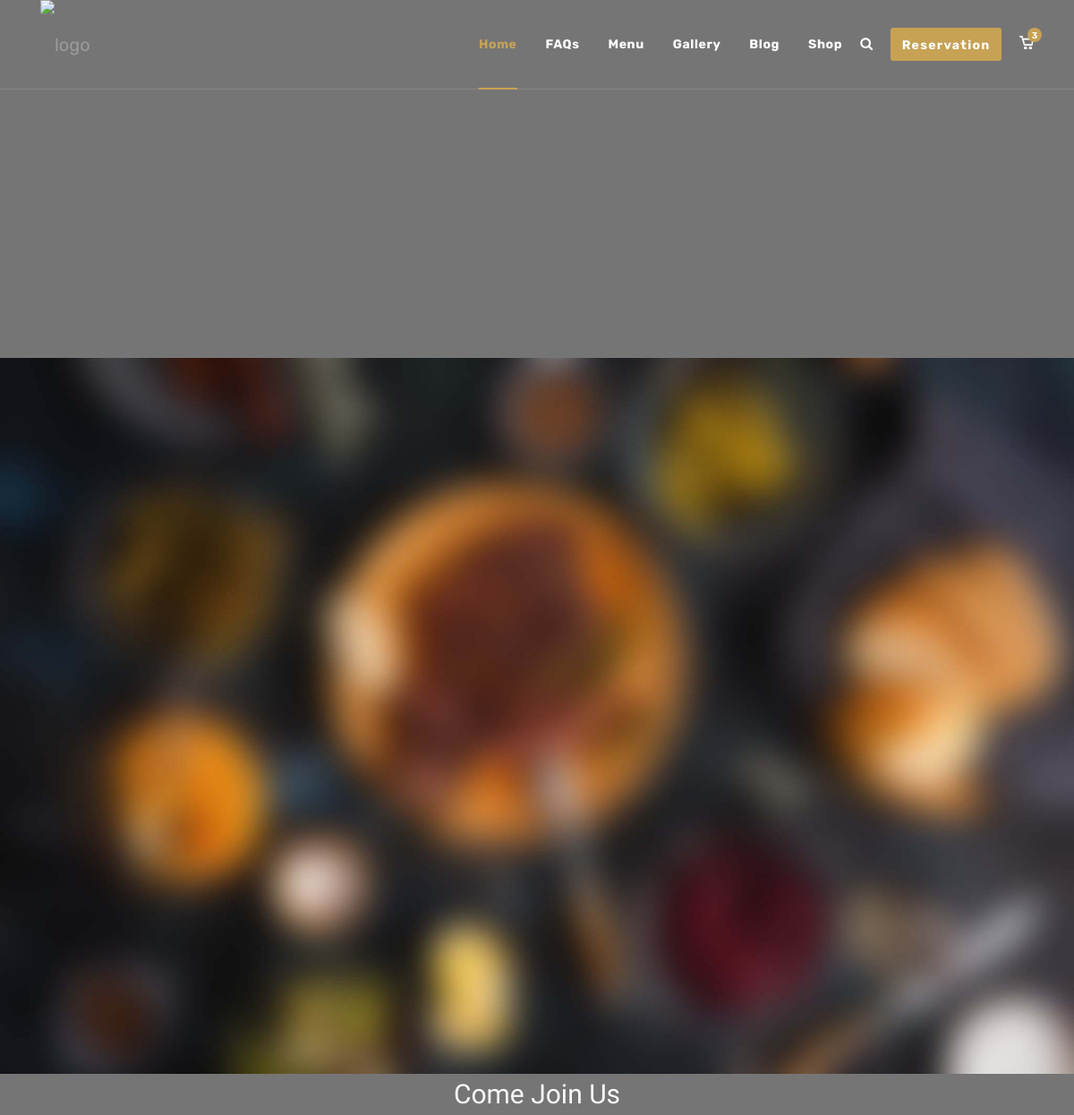
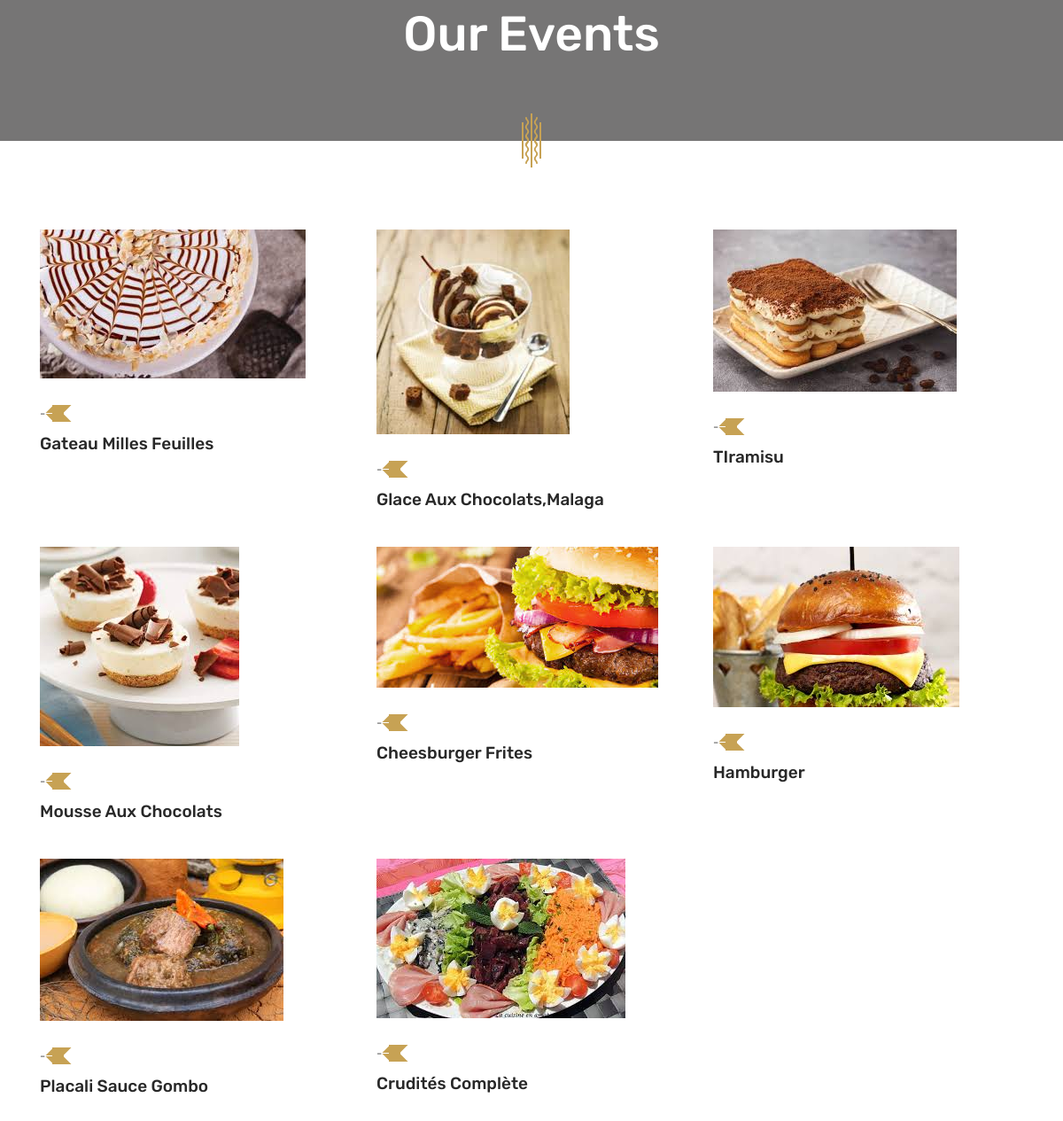
/event, run on the app's committed database (2 pictures, top to bottom).
### restaurant/models.py (models this page shows, shortened)
class Menu(models.Model):
    categorie = models.ForeignKey(Categorie, on_delete=models.CASCADE, related_name='menus')
    titre = models.CharField(max_length=255, unique=True)
    cover = models.ImageField('restaurant/menu')
    ingredients = models.ManyToManyField(Ingredient, related_name='menus')
    isrecommended = models.BooleanField(default=False)
    prix = models.FloatField()
    status = models.BooleanField(default=True)
    date_add = models.DateTimeField(auto_now_add=True)
    date_update = models.DateTimeField(auto_now=True)
    class Meta:
        verbose_name = "Menu"
        verbose_name_plural = "Menus"

### restaurant/views.py (the view)
# urls.py: path('event', views.event, name='event'),
def event(request: HttpRequest) -> HttpResponse:
    data = {
        'events': models.Menu.objects.filter(status=True).order_by('-date_add')[:8],
    }
    return render(request, 'pages/events.html', data)

### templates/pages/events.html (shortened to what this page needs)
{% extends 'bases/base.html' %}
{% load static %}
{% block content %}
    <section id="page-title" class="page-title page-title-layout1 text-center bg-overlay bg-overlay-2 bg-parallax">
      <div class="bg-img"><img src="{% static 'images/backgrounds/11.jpg' %}" alt="background"></div>
      <div class="container">
        <div class="row">
          <div class="col-sm-12 col-md-12 col-lg-12">
            <span class="pagetitle__subheading">Come Join Us</span>
            <h1 class="pagetitle__heading">Our Events</h1>
          </div>
        </div>
      </div>
    </section>
    <section id="events" class="events pb-60">
      <div class="container">
        <div class="row">
          {% for evt in events %}
          <div class="col-sm-12 col-md-6 col-lg-4">
            <div class="post-item">
              <div class="post__img">
                <a href="{% url 'restaurant:event' event.titre_slug %}">
                  <img src="{{evt.cover.url}}" alt="post image">
                </a>
              </div>
              <div class="post__content">
                <div class="post__meta">
                  <span class="post__meta-date">{{evt.titre_deb}} - {{evt.titre_fin}}</span>
                  <div class="post__meta-tag"><span>{{evt.ticket}}</span></div>
                </div>
                <h4 class="post__title"><a href="{% url 'restaurant:event' event.titre_slug %}">{{evt.titre}}</a></h4>
              </div>
            </div>
          </div>
          {% endfor %}
        </div>
      </div>
    </section>
{% endblock %}

### data on the page
Menu: cover (picture), titre "Gateau Milles Feuilles"
Menu: cover (picture), titre "Glace Aux Chocolats,malaga"
Menu: cover (picture), titre "TIramisu"
Menu: cover (picture), titre "Mousse Aux Chocolats"
Menu: cover (picture), titre "Cheesburger Frites"
Menu: cover (picture), titre "Hamburger"
Menu: cover (picture), titre "Placali Sauce Gombo"
Menu: cover (picture), titre "Crudités Complète"
